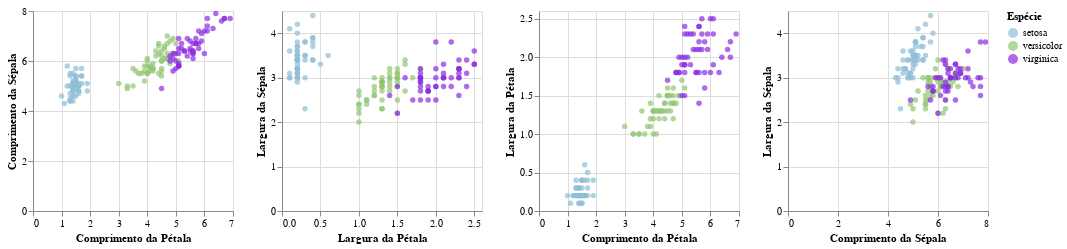

Notebook source saved alongside this figure:
### Markdown cell above
Vamos começar fazendo gráficos de dispersão relacionando as diferentes variáveis.

### Code cell
disp1 = alt.Chart(iris).mark_point(filled=True).encode(
    alt.X('Comprimento da Pétala',),
    alt.Y('Comprimento da Sépala'),
    alt.Color('Espécie:N', scale=color_map)
).properties(
    width=200,
    height=200
)

disp2 = alt.Chart(iris).mark_point(filled=True).encode(
    alt.X('Largura da Pétala'),
    alt.Y('Largura da Sépala'),
    alt.Color('Espécie:N', scale=color_map)
).properties(
    width=200,
    height=200
)

disp3 = alt.Chart(iris).mark_point(filled=True).encode(
    alt.X('Comprimento da Pétala'),
    alt.Y('Largura da Pétala'),
    alt.Color('Espécie:N', scale=color_map)
).properties(
    width=200,
    height=200
)

disp4 = alt.Chart(iris).mark_point(filled=True).encode(
    alt.X('Comprimento da Sépala'),
    alt.Y('Largura da Sépala'),
    alt.Color('Espécie:N', scale=color_map)
).properties(
    width=200,
    height=200
)

alt.hconcat(disp1, disp2, disp3, disp4)

### Figure 1 — Vega-Lite specification as saved in the notebook (floating-point values rounded to 4 significant figures; data arrays with more than 128 entries replaced by an {"elided": "..."} marker saying what was removed)
{"config": {"view": {"continuousWidth": 300, "continuousHeight": 300}}, "hconcat": [{"mark": {"type": "point", "filled": true}, "encoding": {"color": {"field": "Espécie", "scale": {"domain": ["setosa", "versicolor", "virginica"], "range": ["#8FBED6", "#93C572", "#8A2BE2"]}, "type": "nominal"}, "x": {"field": "Comprimento da Pétala", "type": "quantitative"}, "y": {"field": "Comprimento da Sépala", "type": "quantitative"}}, "height": 200, "width": 200}, {"mark": {"type": "point", "filled": true}, "encoding": {"color": {"field": "Espécie", "scale": {"domain": ["setosa", "versicolor", "virginica"], "range": ["#8FBED6", "#93C572", "#8A2BE2"]}, "type": "nominal"}, "x": {"field": "Largura da Pétala", "type": "quantitative"}, "y": {"field": "Largura da Sépala", "type": "quantitative"}}, "height": 200, "width": 200}, {"mark": {"type": "point", "filled": true}, "encoding": {"color": {"field": "Espécie", "scale": {"domain": ["setosa", "versicolor", "virginica"], "range": ["#8FBED6", "#93C572", "#8A2BE2"]}, "type": "nominal"}, "x": {"field": "Comprimento da Pétala", "type": "quantitative"}, "y": {"field": "Largura da Pétala", "type": "quantitative"}}, "height": 200, "width": 200}, {"mark": {"type": "point", "filled": true}, "encoding": {"color": {"field": "Espécie", "scale": {"domain": ["setosa", "versicolor", "virginica"], "range": ["#8FBED6", "#93C572", "#8A2BE2"]}, "type": "nominal"}, "x": {"field": "Comprimento da Sépala", "type": "quantitative"}, "y": {"field": "Largura da Sépala", "type": "quantitative"}}, "height": 200, "width": 200}], "data": {"name": "data-b067a6a7cf9786b30a58e36de4e11680"}, "$schema": "https://vega.github.io/schema/vega-lite/v5.8.0.json", "datasets": {"data-b067a6a7cf9786b30a58e36de4e11680": {"elided": "150 records"}}}
